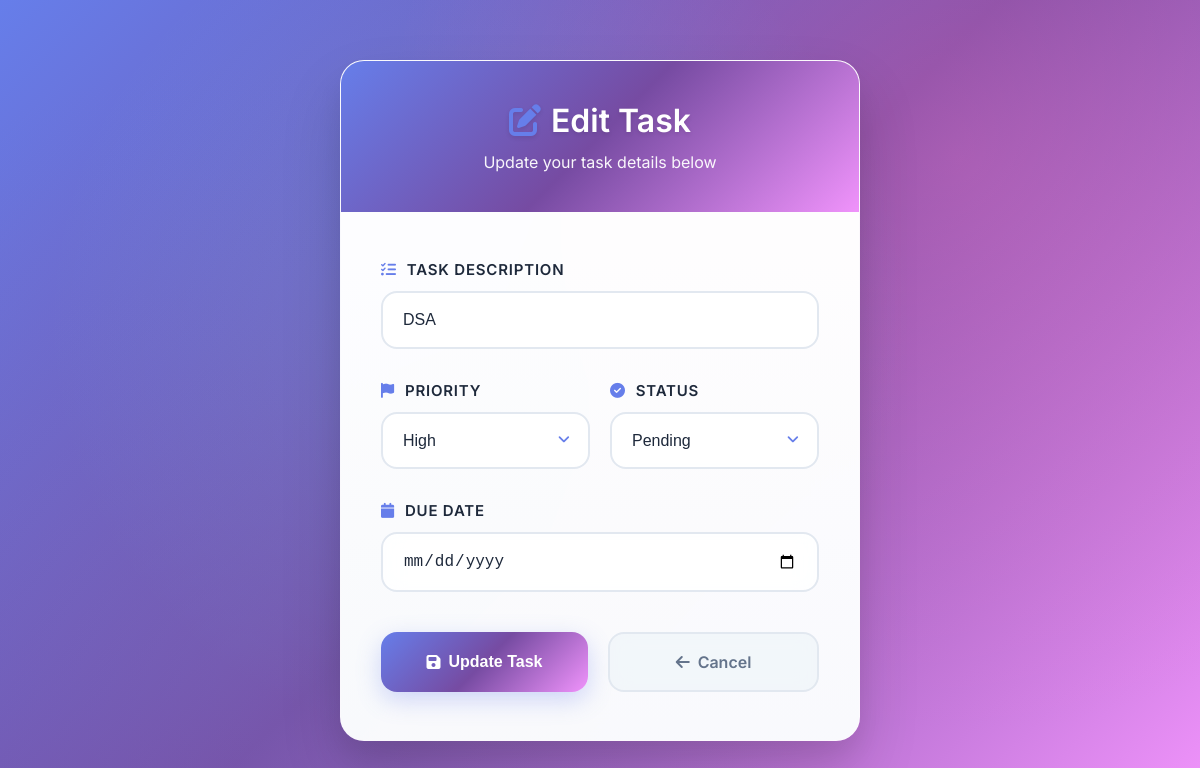
/edit_task/56/ (signed in), run on the app's committed database.
### app/models.py (models this page shows, shortened)
class Todo(models.Model):
    PRIORITY_CHOICES = [
        ('High', 'High'),
        ('Medium', 'Medium'),
        ('Low', 'Low'),
    ]
    user = models.ForeignKey(User, on_delete=models.CASCADE)
    task = models.CharField(max_length=200)
    priority = models.CharField(max_length=10, choices=PRIORITY_CHOICES)
    status = models.CharField(max_length=20, default="Pending")
    is_completed = models.BooleanField(default=False)
    due_date = models.DateField(null=True, blank=True)

### app/views.py (the view)
# urls.py: path('edit_task/<int:todo_id>/', edit_task, name='edit_task'),
def edit_task(request, todo_id):
    todo = get_object_or_404(Todo, id=todo_id, user=request.user)
    if request.method == "POST":
        form = TodoForm(request.POST, instance=todo)
        if form.is_valid():
            form.save()
            messages.success(request, 'Task updated successfully!')
            return redirect('home')
    else:
        form = TodoForm(instance=todo)
    return render(request, 'edit_task.html', {
        'form': form,
        'todo': todo,
        'title': 'Edit Task'
    })

### app/forms.py
class TodoForm(forms.ModelForm):
    STATUS_CHOICES = [
        ('Pending', 'Pending'),
        ('Completed', 'Completed'),
    ]
    status = forms.ChoiceField(
        choices=STATUS_CHOICES,
        widget=forms.Select(attrs={'class': 'form-control'})
    )
    class Meta:
        model = Todo
        fields = ['task', 'priority', 'status']
        widgets = {
            'task': forms.TextInput(attrs={'class': 'form-control', 'placeholder': 'Enter task description'}),
            'priority': forms.Select(attrs={'class': 'form-control'}),
        }

### app/templates/edit_task.html (shortened to what this page needs)
{% load static %}
<!DOCTYPE html>
<html lang="en">
<head>
    <link href="https://cdnjs.cloudflare.com/ajax/libs/font-awesome/6.4.0/css/all.min.css" rel="stylesheet">
</head>
<body>
    <div class="edit-container">
        <div class="header">
            <h2><i class="fas fa-edit task-icon"></i>Edit Task</h2>
            <p>Update your task details below</p>
        </div>
        <div class="form-content">
            <form method="POST" id="editTaskForm" novalidate>
                <div class="form-group">
                    <label for="{{ form.task.id_for_label }}">
                        <i class="fas fa-tasks task-icon"></i>Task Description
                    </label>
                    <input type="text"
                           name="{{ form.task.name }}"
                           id="{{ form.task.id_for_label }}"
                           class="form-control"
                           value="{{ form.task.value|default:todo.task }}"
                           placeholder="Enter your task description"
                           required>
                </div>
                <div class="form-row">
                    <div class="form-group">
                        <label for="{{ form.priority.id_for_label }}">
                            <i class="fas fa-flag task-icon"></i>Priority
                        </label>
                        <div class="select-wrapper">
                            <select name="{{ form.priority.name }}"
                                    id="{{ form.priority.id_for_label }}"
                                    class="form-control"
                                    required>
                                <option value="High" {% if todo.priority == 'High' %}selected{% endif %}>High</option>
                            </select>
                        </div>
                    </div>
                    <div class="form-group">
                        <label for="{{ form.status.id_for_label }}">
                            <i class="fas fa-check-circle task-icon"></i>Status
                        </label>
                        <div class="select-wrapper">
                            <select name="{{ form.status.name }}"
                                    id="{{ form.status.id_for_label }}"
                                    class="form-control"
                                    required>
                                <option value="Pending" {% if todo.status == 'Pending' %}selected{% endif %}>Pending</option>
                            </select>
                        </div>
                    </div>
                </div>
                <div class="form-group">
                    <label for="due_date">
                        <i class="fas fa-calendar task-icon"></i>Due Date
                    </label>
                    <input type="date"
                           name="due_date"
                           id="due_date"
                           class="form-control"
                           value="{{ todo.due_date|date:'Y-m-d'|default:'' }}"
                           min="{{ today|date:'Y-m-d' }}">
                </div>
                <div class="btn-group">
                    <button type="submit" class="btn btn-primary" id="submitBtn">
                        <i class="fas fa-save"></i> Update Task
                    </button>
                    <a href="{% url 'home' %}" class="btn btn-secondary">
                        <i class="fas fa-arrow-left"></i> Cancel
                    </a>
                </div>
            </form>
        </div>
    </div>
</body>
</html>

### app/templates/edit_task.html (style rules this page uses)
* { margin: 0; padding: 0; box-sizing: border-box; }
body { font-family: 'Inter', -apple-system, BlinkMacSystemFont, 'Segoe UI', Roboto, sans-serif; background: linear-gradient(135deg, #667eea 0%, #764ba2 50%, #f093fb 100%); min-height: 100vh; display: flex; align-items: center; justify-content: center; padding: 20px; position: relative; overflow-x: hidden; }
body::before { content: ''; position: absolute; top: 0; left: 0; right: 0; bottom: 0; background: radial-gradient(circle at 20% 80%, rgba(120, 119, 198, 0.3) 0%, transparent 50%), radial-gradient(circle at 80% 20%, rgba(255, 119, 198, 0.3) 0%, transparent 50%), radial-gradient(circle at 40% 40%, rgba(120, 219, 255, 0.2) 0%, transparent 50%); pointer-events: none; }
.edit-container { background: rgba(255, 255, 255, 0.95); backdrop-filter: blur(20px); border: 1px solid rgba(255, 255, 255, 0.2); border-radius: 24px; box-shadow: 0 32px 64px rgba(0, 0, 0, 0.12), 0 16px 32px rgba(0, 0, 0, 0.08), inset 0 1px 0 rgba(255, 255, 255, 0.6); overflow: hidden; width: 100%; max-width: 520px; animation: slideIn 0.6s cubic-bezier(0.16, 1, 0.3, 1); position: relative; z-index: 1; }
.header { background: linear-gradient(135deg, #667eea 0%, #764ba2 50%, #f093fb 100%); color: white; padding: 40px 30px; text-align: center; position: relative; overflow: hidden; }
.header::before { content: ''; position: absolute; top: 0; left: 0; right: 0; bottom: 0; background: linear-gradient(45deg, transparent 30%, rgba(255, 255, 255, 0.1) 50%, transparent 70%); transform: translateX(-100%); animation: shimmer 3s infinite; }
.header h2 { font-size: 32px; font-weight: 600; margin-bottom: 12px; position: relative; z-index: 1; text-shadow: 0 2px 4px rgba(0, 0, 0, 0.1); }
.header p { opacity: 0.95; font-size: 16px; font-weight: 400; position: relative; z-index: 1; }
.form-content { padding: 48px 40px; background: linear-gradient(180deg, rgba(255, 255, 255, 0.8) 0%, rgba(248, 250, 252, 0.8) 100%); }
.form-group { margin-bottom: 32px; position: relative; }
.form-group label { display: flex; align-items: center; margin-bottom: 12px; font-weight: 600; color: #1e293b; font-size: 15px; text-transform: uppercase; letter-spacing: 0.8px; transition: color 0.3s ease; }
.form-control { width: 100%; padding: 18px 20px; border: 2px solid #e2e8f0; border-radius: 16px; font-size: 16px; font-weight: 500; transition: all 0.3s cubic-bezier(0.4, 0, 0.2, 1); background: rgba(255, 255, 255, 0.8); backdrop-filter: blur(10px); color: #1e293b; }
.select-wrapper { position: relative; }
.select-wrapper::after { content: '\f107'; font-family: 'Font Awesome 6 Free'; font-weight: 900; position: absolute; right: 20px; top: 50%; transform: translateY(-50%); pointer-events: none; color: #667eea; font-size: 14px; transition: all 0.3s ease; }
select.form-control { appearance: none; cursor: pointer; padding-right: 50px; }
select.form-control option { padding: 12px 16px; font-weight: 500; background: white; color: #1e293b; }
.btn-group { display: flex; gap: 20px; margin-top: 40px; }
.btn { flex: 1; padding: 18px 32px; border: none; border-radius: 16px; font-size: 16px; font-weight: 600; cursor: pointer; transition: all 0.3s cubic-bezier(0.4, 0, 0.2, 1); text-decoration: none; text-align: center; position: relative; overflow: hidden; display: flex; align-items: center; justify-content: center; gap: 8px; }
.btn::before { content: ''; position: absolute; top: 0; left: -100%; width: 100%; height: 100%; background: linear-gradient(90deg, transparent, rgba(255, 255, 255, 0.2), transparent); transition: left 0.5s; }
.btn-primary { background: linear-gradient(135deg, #667eea 0%, #764ba2 50%, #f093fb 100%); color: white; box-shadow: 0 8px 25px rgba(102, 126, 234, 0.3); }
.btn-secondary { background: rgba(241, 245, 249, 0.8); color: #64748b; border: 2px solid #e2e8f0; backdrop-filter: blur(10px); }
.task-icon { margin-right: 10px; color: #667eea; }
.form-row { display: grid; grid-template-columns: 1fr 1fr; gap: 20px; }

### data on the page
Todo: task "DSA", priority "High", status "Pending"
